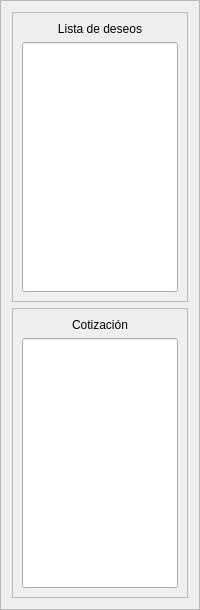
                     <widget class="QFrame" name="frame_20">
                      <property name="frameShape">
                       <enum>QFrame::StyledPanel</enum>
                      </property>
                      <property name="frameShadow">
                       <enum>QFrame::Raised</enum>
                      </property>
                      <layout class="QVBoxLayout" name="verticalLayout_10">
                       <item>
                        <widget class="QFrame" name="frame_21">
                         <property name="frameShape">
                          <enum>QFrame::StyledPanel</enum>
                         </property>
                         <property name="frameShadow">
                          <enum>QFrame::Raised</enum>
                         </property>
                         <layout class="QVBoxLayout" name="verticalLayout_9">
                          <item>
                           <widget class="QLabel" name="label_133">
                            <property name="styleSheet">
                             <string notr="true">font: 75 9pt &quot;Open Sans Semibold&quot;</string>
                            </property>
                            <property name="text">
                             <string>Lista de deseos</string>
                            </property>
                            <property name="alignment">
                             <set>Qt::AlignCenter</set>
                            </property>
                           </widget>
                          </item>
                          <item>
                           <widget class="QLineEdit" name="lista_de_desos_cliente">
                            <property name="minimumSize">
                             <size>
                              <width>0</width>
                              <height>250</height>
                             </size>
                            </property>
                            <property name="styleSheet">
                             <string notr="true">font: 75 8pt &quot;Open Sans Semibold&quot;</string>
                            </property>
                           </widget>
                          </item>
                         </layout>
                        </widget>
                       </item>
                       <item>
                        <widget class="QFrame" name="frame_30">
                         <property name="frameShape">
                          <enum>QFrame::StyledPanel</enum>
                         </property>
                         <property name="frameShadow">
                          <enum>QFrame::Raised</enum>
                         </property>
                         <layout class="QVBoxLayout" name="verticalLayout_14">
                          <item>
                           <widget class="QLabel" name="label_132">
                            <property name="styleSheet">
                             <string notr="true">font: 75 9pt &quot;Open Sans Semibold&quot;</string>
                            </property>
                            <property name="text">
                             <string>Cotización</string>
                            </property>
                            <property name="alignment">
                             <set>Qt::AlignCenter</set>
                            </property>
                           </widget>
                          </item>
                          <item>
                           <widget class="QLineEdit" name="cotizacion_cliente">
                            <property name="minimumSize">
                             <size>
                              <width>0</width>
                              <height>250</height>
                             </size>
                            </property>
                            <property name="styleSheet">
                             <string notr="true">font: 75 8pt &quot;Open Sans Semibold&quot;</string>
                            </property>
                           </widget>
                          </item>
                         </layout>
                        </widget>
                       </item>
                      </layout>
                     </widget>
